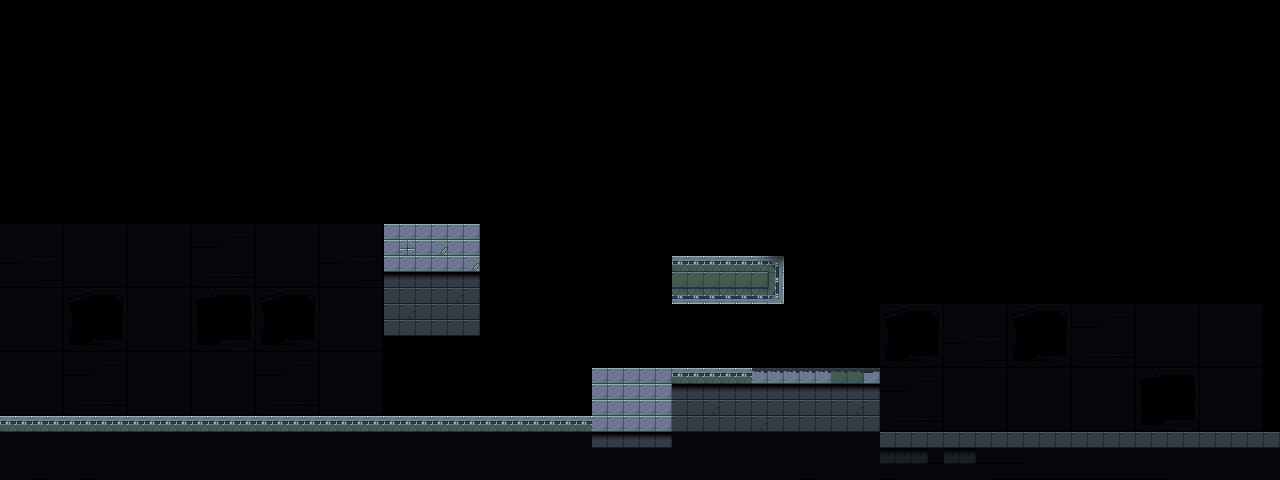

Rendered tile map (Tiled .tmx) drawn with the repository's tilesets; below, a short description and the map source with its tile grids summarised:
An orthogonal 80x30 tile map with 16x16 px tiles, 3 tile layers (Foreground, Solid, Background).

<map version="1.0" orientation="orthogonal" width="80" height="30" tilewidth="16" tileheight="16">
 <tileset firstgid="1" name="level_1" tilewidth="16" tileheight="16">
  <image source="level_1.png" trans="ff00ff" width="640" height="320" />
 </tileset>
 <layer name="Foreground" width="80" height="30">
  <data>[2400 cells, 119 non-empty, 10 distinct tile ids]</data>
 </layer>
 <layer name="Solid" width="80" height="30">
  <data>[2400 cells, 331 non-empty, 15 distinct tile ids]</data>
 </layer>
 <layer name="Background" width="80" height="30">
  <data>[2400 cells, 666 non-empty, 80 distinct tile ids]</data>
 </layer>
</map>
